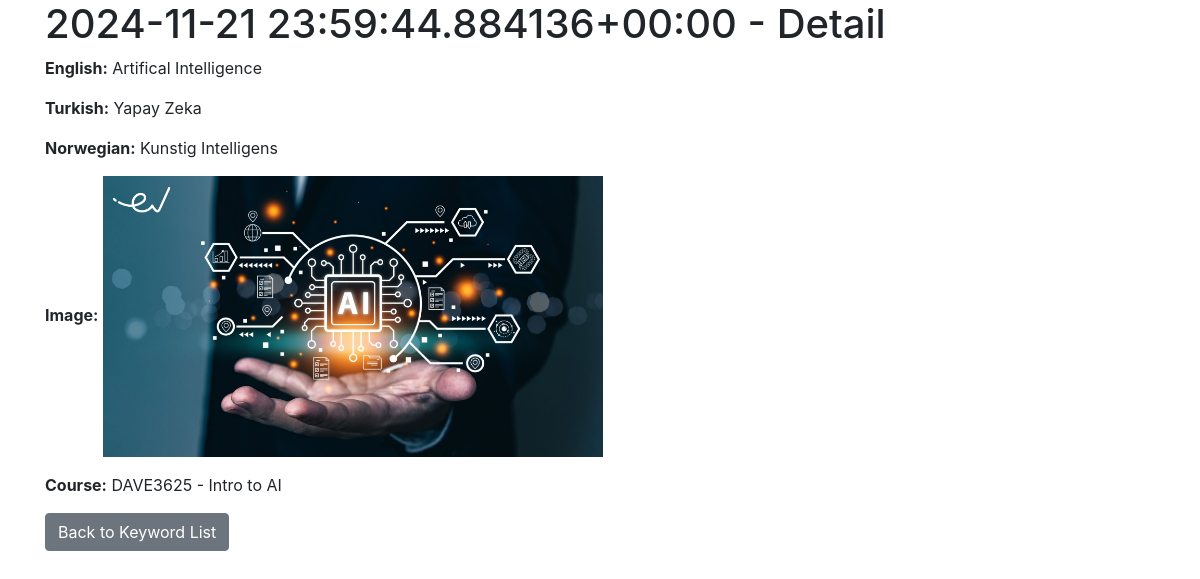
Page /keyword/1/ on the committed database.
### courses/models.py (models this page shows, shortened)
class Keyword(models.Model):
    word = models.CharField(max_length=100)
    course = models.ForeignKey(Course, on_delete=models.CASCADE, related_name='keywords')
    english = models.CharField(max_length=100)
    turkish = models.CharField(max_length=100)
    norwegian = models.CharField(max_length=100)
    image = models.ImageField(upload_to='keyword_images/', blank=True, null=True)
    tags = models.ManyToManyField(Tag, blank=True)  # Anahtar kelimelere etiketleri ilişkilendirdik

class Course(models.Model):
    name = models.CharField(max_length=200)
    content = models.TextField()
    categories = models.ManyToManyField(Category, blank=True)  # Kategorileri ilişkilendirdik
    tags = models.ManyToManyField(Tag, blank=True)  # Etiketleri ilişkilendirdik
    learned = models.TextField(blank=True, null=True)
    images = models.ImageField(upload_to='course_images/', blank=True, null=True)

### courses/views.py (the view)
# urls.py: path('keyword/<int:pk>/', views.keyword_detail, name='keyword_detail'),  # Kelime detayı
def keyword_detail(request, pk):
    keyword = get_object_or_404(Keyword, pk=pk)
    return render(request, 'courses/keyword_detail.html', {'keyword': keyword})

### courses/templates/courses/keyword_detail.html (shortened to what this page needs)
{% extends "base.html" %}
{% block content %}
    <h1>{{ keyword.word }} - Detail</h1>
    <p><strong>English:</strong> {{ keyword.english }}</p>
    <p><strong>Turkish:</strong> {{ keyword.turkish }}</p>
    <p><strong>Norwegian:</strong> {{ keyword.norwegian }}</p>
    <p><strong>Image:</strong> {% if keyword.image %}<img src="{{ keyword.image.url }}" alt="Image" style="width: 500px; object-fit: cover;">{% else %}No image{% endif %}</p>
    <p><strong>Course:</strong> {{ keyword.course.name }}</p>
    <a href="{% url 'keyword_list' %}" class="btn btn-secondary">Back to Keyword List</a>
{% endblock %}

### rows in the picture
Keyword: word "2024-11-21 23:59:44.884136+00:00", english "Artifical Intelligence", turkish "Yapay Zeka", norwegian "Kunstig Intelligens", image (picture), course.name "DAVE3625 - Intro to AI"
